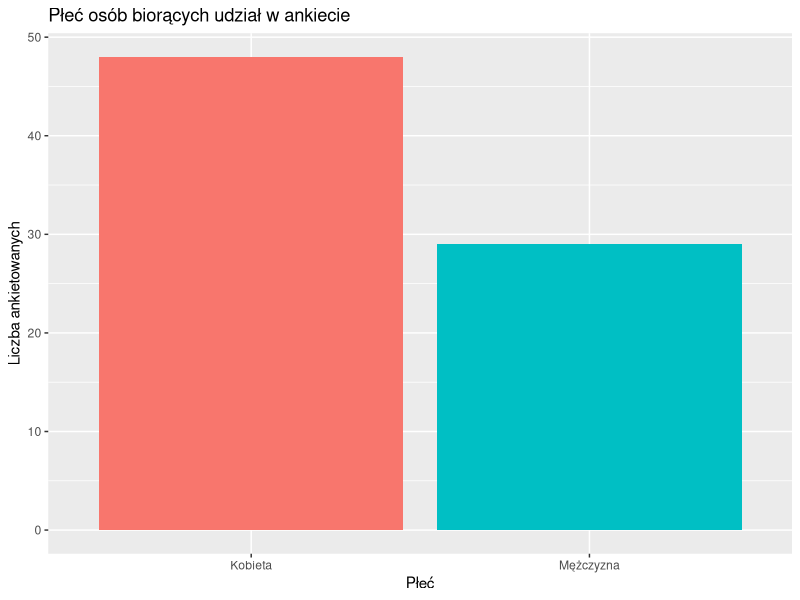
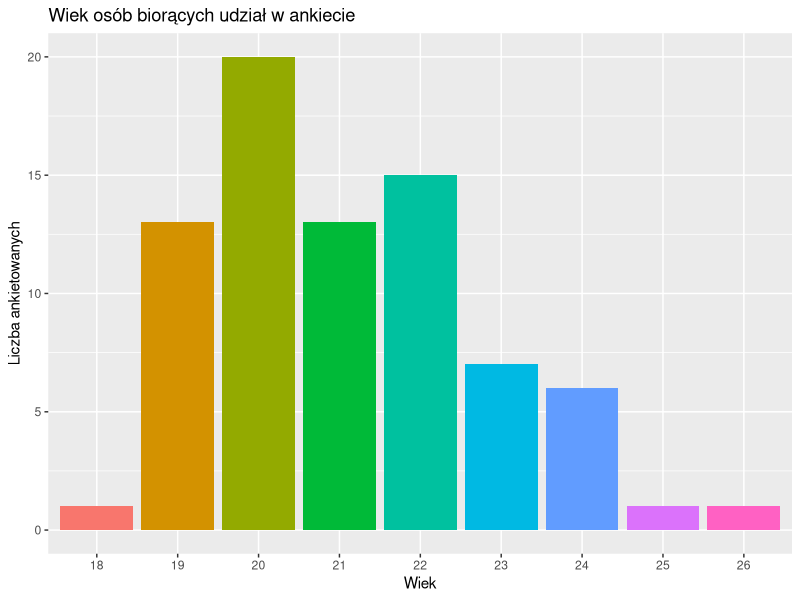
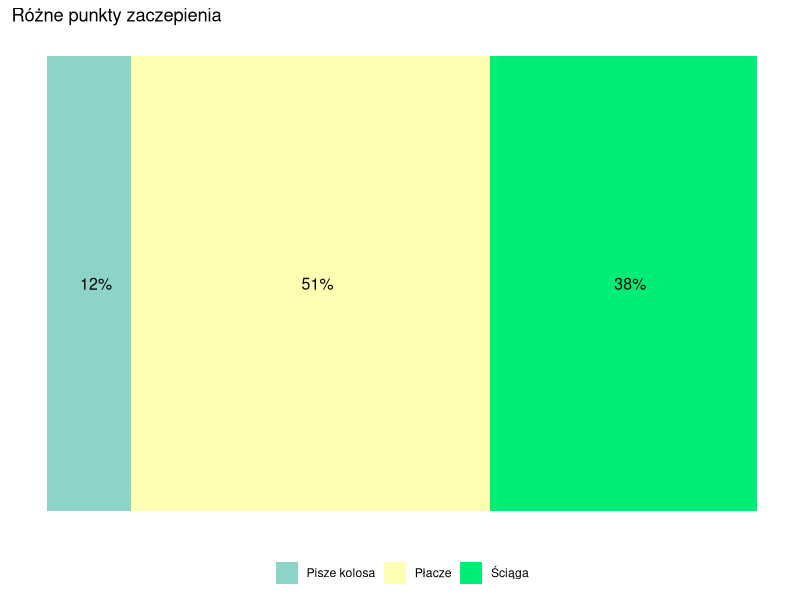
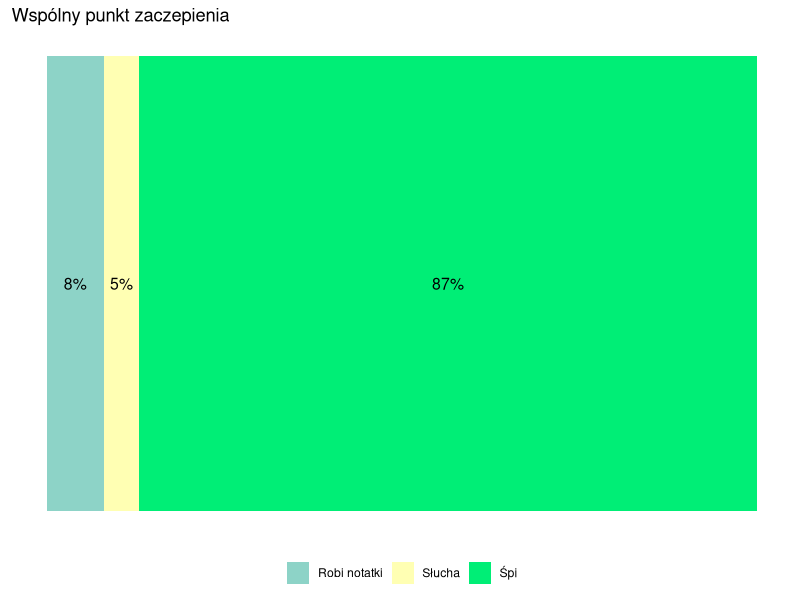
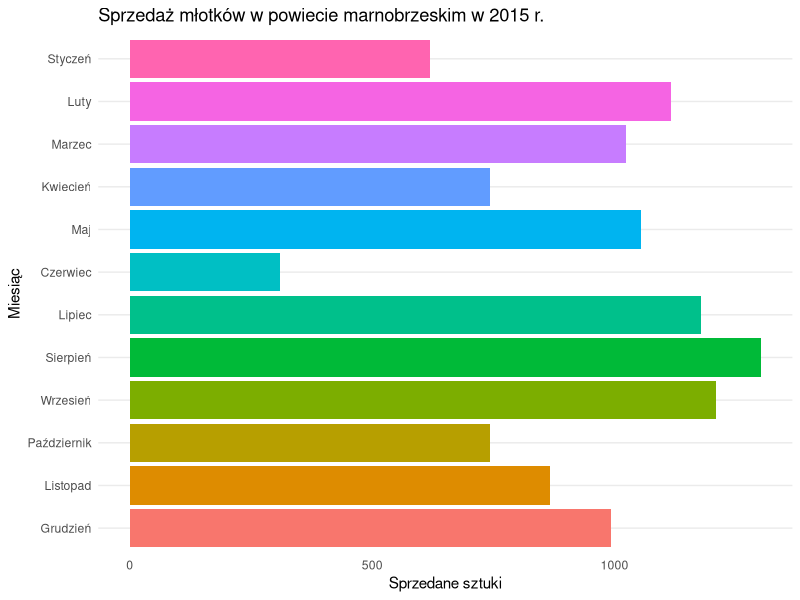
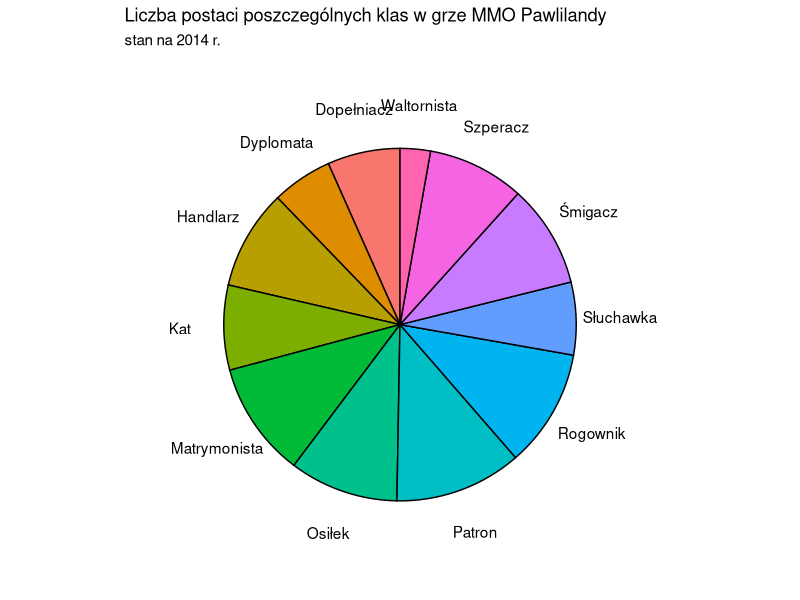
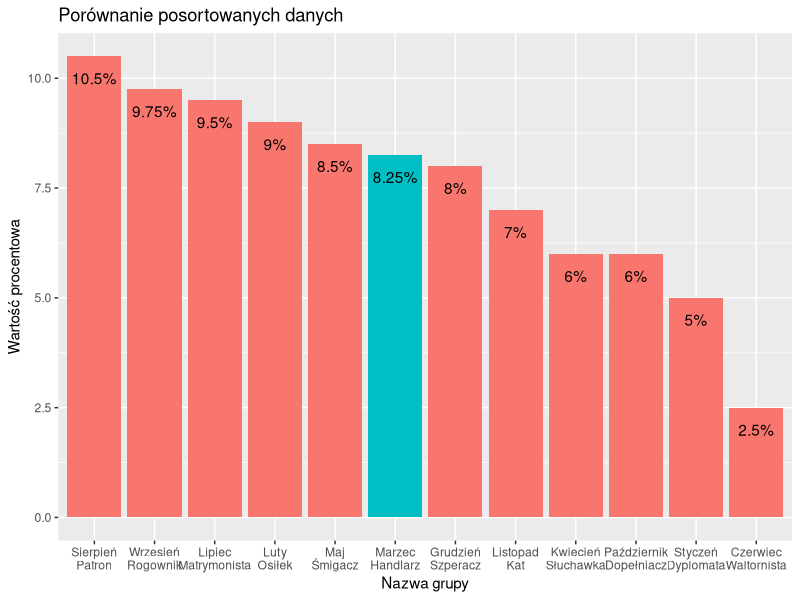

Source code (R) for these figures, in order: (Note: this script raises an error after producing the figures.)
## ---- chunk 1
knitr::opts_chunk$set(echo = FALSE)
suppressMessages(library(ggplot2))
## ---- chunk 2
wyniki <- read.csv('Wykresy.csv')
wyniki[54,'Wiek'] <- 22 #ktoś napisał 22 lata (wybaczamy, bo to była 2:47 w nocy)

ggplot(data=wyniki, aes(x=Płeć, fill=Płeć)) +
  geom_bar() + labs(title = 'Płeć osób biorących udział w ankiecie') +
  theme(legend.position = 'none') + 
  xlab("Płeć") +
  ylab("Liczba ankietowanych")

ggplot(data=wyniki, aes(x=Wiek, fill=Wiek)) +
  geom_bar() + labs(title = 'Wiek osób biorących udział w ankiecie') +
  theme(legend.position = 'none') + 
  xlab("Wiek") +
  ylab("Liczba ankietowanych")
## ---- chunk 3
rysuj <- function(dane, title, legend.row = 1){
tmp <- as.data.frame(round(table(dane)/length(dane) * 100,0))
tmp$cum <- cumsum(tmp$Freq)
colnames(tmp)[1] <- "Var1"
  ggplot(tmp, aes(x=1, y= -Freq, fill = Var1)) +
  geom_col(width = 0.4)+
  geom_text(aes(y = cum-100 - (Freq/2), label = paste0(Freq,"%")), size=4) +
    ggtitle(title) +
    theme_bw() +
    theme(legend.position = "bottom",
          axis.text.x=element_blank(),
          axis.text.y=element_blank(),
          axis.title.x=element_blank(),
          axis.title.y=element_blank(),
          panel.border = element_blank(),
    panel.background = element_blank(),
    panel.grid.major = element_blank(),
    panel.grid.minor = element_blank(),
    axis.ticks.x=element_blank(),
    axis.ticks.y=element_blank(),
    legend.title = element_blank())+
    guides(fill = guide_legend(nrow = legend.row)) +
    scale_fill_manual(values = c("#8dd3c7", "#ffffb3", "springgreen2"))+
    coord_flip()
} #źródło - https://github.com/pbiecek/TechnikiWizualizacjiDanych2017/blob/master/PraceDomowe/PD_04/Gosiewska_Jamroz_Kalinowska_Marcinkowska/pd4.Rmd
rysuj(wyniki$Bierzemy.pod.uwagę.liczbę.kobiet..Która.grupa.jest.druga.co.do.liczności., "Różne punkty zaczepienia")

rysuj(wyniki$Bierzemy.pod.uwagę.liczbę.kobiet..Która.grupa.jest.druga.co.do.liczności..1, "Wspólny punkt zaczepienia")
## ---- chunk 4
require(ggplot2)

tricky_data_percs <- c(8, 7, 6, 9.75, 10.5, 9.5, 2.5, 8.5, 6, 8.25, 9, 5)

mts <- c("Styczeń", "Luty", "Marzec", "Kwiecień",
         "Maj", "Czerwiec", "Lipiec", "Sierpień",
         "Wrzesień", "Październik", "Listopad", "Grudzień")

lab1 <- factor(mts[12:1], 
          levels = mts[12:1], ordered = T)

dat1 <- data.frame(vals = tricky_data_percs * 124, mies = lab1)

dat0 <- cbind(dat1, percs = tricky_data_percs)

set.seed(123)
t2 <- tricky_data_percs[sample(1:12, 12)]

lab2 <- c("Dopełniacz", "Dyplomata", "Handlarz", "Kat", "Matrymonista",  "Osiłek", "Patron",
          "Rogownik",  "Słuchawka",  "Śmigacz","Szperacz", "Waltornista")


dat2 <- data.frame(vals = t2 * 5124, klas = lab2)
set.seed(123)
dat0 <- cbind(dat0[sample(1:12,12), ], dat2)


ggplot(data = dat1, aes(x = mies, y = vals, fill = mies)) +
  geom_bar(stat = "identity") +
  xlab("Miesiąc") +
  ylab("Sprzedane sztuki") +
  scale_fill_discrete(guide = FALSE) +
  coord_flip() +
  ggtitle("Sprzedaż młotków w powiecie marnobrzeskim w 2015 r.") +
  theme_minimal() +
  theme(panel.grid.major.x = element_blank(),
        panel.grid.minor.x = element_blank())

s <- sum(dat2$vals)
hts <- c(cumsum(dat2$vals))
hts <- s - hts + dat2$vals / 2 

ggplot(data = dat2, aes(x = factor(1),  y = vals, fill = klas)) +
  geom_bar(stat = "identity", color = "black", width = 1) +
  xlab("") +
  ylab("") +
  scale_fill_discrete(guide = FALSE) +
  geom_text(aes(x = 1.75, y = hts, label = klas)) +
  coord_polar("y") +
  ggtitle("Liczba postaci poszczególnych klas w grze MMO Pawlilandy", subtitle = "stan na 2014 r.") + 
  theme_void() 

## ---- chunk 5

colnames(dat0) <- c("val_m", "mies", "percs", "val_k", "klas")

dat0b <- data.frame(percs = tricky_data_percs, x1 = lab1)
set.seed(123)
dat2$vals <- tricky_data_percs[sample(1:12)]
dat0b <- merge(x = dat0b, y = dat2, by.x = "percs", by.y = "vals", all.x = TRUE)[-c(4,5),]
mts2 <- as.character(lab1[order(tricky_data_percs, decreasing = TRUE)])
dat0b$x1 <- factor(mts2, levels = mts2[12:1], ordered = T)

ofh <- rep(1, 12)
ofh[7] <- 2
ofh<- as.factor(ofh)

ord = order(order(abs(dat0$percs - 8.25)))

ggplot(data = dat0b, aes(x = x1, y = percs)) +
  geom_bar(stat = "identity", aes(fill = ofh)) +
  scale_x_discrete(labels = paste(c("Sierpień", "Wrzesień", "Lipiec", "Luty", 
                                    "Maj", "Marzec", "Grudzień", "Listopad", "Kwiecień", "Październik",
                                    "Styczeń", "Czerwiec")[1:12], "\n", dat0b$klas[12:1], sep = "")) +
  xlab("Nazwa grupy") +
  ylab("Wartość procentowa") +
  ggtitle("Porównanie posortowanych danych") +
  scale_fill_discrete(guide = FALSE) +
  geom_text(aes(label = paste(percs, "%", sep = "")), nudge_y = -0.5) 

## ---- chunk 6
require(dplyr)
require(reshape2)
wyniki <- read.csv(file = "Wykresy.csv") %>% 
  mutate( pie = Która.grupa.jest.szósta..6..co.do.liczności., 
          bar = Która.grupa.jest.szósta..6..co.do.liczności..1) %>% 
  select("pie", "bar")

pie_stat <- table(wyniki$pie)
pie_stat <- as.data.frame(pie_stat) %>% mutate( czestosc_klasa = Freq, Var1 = factor(Var1)) %>% select(Var1, czestosc_klasa)
bar_stat <- table(wyniki$bar)
bar_stat <- as.data.frame(bar_stat) %>% mutate( czestosc_miesiac = Freq, Var1 = factor(Var1)) %>% select(Var1, czestosc_miesiac)


poprawnosc <- merge(x = dat0, y = bar_stat, by.x = "mies", by.y = "Var1", all.x = TRUE)

poprawnosc <-  merge(x= poprawnosc, y = pie_stat, by.x = "klas", by.y = "Var1", all.x = TRUE)

colnames(poprawnosc) <- c("klas", "mies", "wartosc_miesiac", "percs", "wartosc_klasa", "czestosc_miesiac", "czestosc_klasa")
poprawnosc <- mutate(poprawnosc, ord = order(order(abs(dat0$percs - 8.25))))

ggplot(data = poprawnosc, aes(x = ord)) +
  geom_bar(stat = "identity", aes(y = czestosc_miesiac), fill = c("#91cf60", "#ffffbf", "#ffffbf", rep("#fc8d59", 4)), color = "black") +
  geom_bar(stat = "identity", aes(y = -czestosc_klasa), fill = c("#69ad58", "#dddd9d", "#dddd9d", rep("#da6b37", 9)), color = "black") +
  ylab("Liczba odpowiedzi") +
  xlab("Odpowiedzi") +
  ggtitle("Wyniki eksperymentu") +
  geom_line(data = data.frame(x = c(0,13), y = c(0,0)), aes(x = x, y=y)) +
  scale_y_continuous(breaks = seq(-50, 50, 10), labels = abs(seq(-50, 50, 10)), limits = c(-50,50)) +
  geom_text(data = data.frame(x = seq(1, 12, 1), y = rep(40, 12), txt = poprawnosc$mies[order(poprawnosc$ord)]), aes(x=x, y=y, label = txt)) +
  geom_text(data = data.frame(x = seq(1, 12, 1), y = rep(-40, 12), txt = poprawnosc$klas[order(poprawnosc$ord)]), aes(x=x, y=y, label = txt)) +
  theme(axis.text.y = element_blank(),
        axis.ticks.y = element_blank()) +
  coord_flip()
## ---- chunk 7
data <- table(read.csv("Wykresy.csv")[,8])
data <- data.frame(ilosc = as.vector(data), czas = names(data), poprawny = ifelse(names(data)=="2018-05-16 12:27 CET", "tak", "nie"))
ggplot(data = data, aes(x = czas, y = ilosc, fill = poprawny)) + 
  geom_bar(stat = "identity") + 
  geom_label(aes(label = ilosc), hjust = 1.5) + 
  scale_fill_manual(values = c("firebrick", "forestgreen")) + 
  theme_light() + 
  coord_flip() + 
  labs(x = "Odpowiedź", y = "Liczba odpowiedzi", fill = "Prawidłowa odpowiedź?") + 
  ggtitle("Kiedy dokonano pierwszego pomiaru?")
